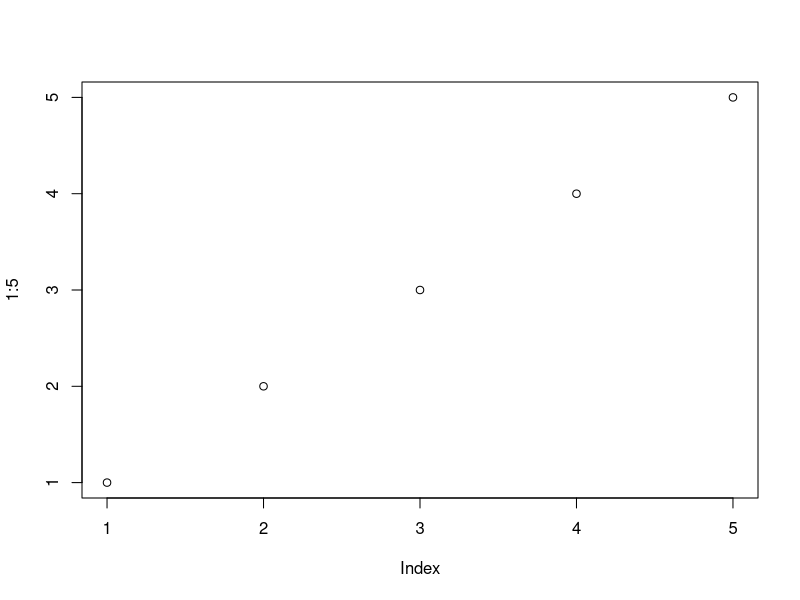
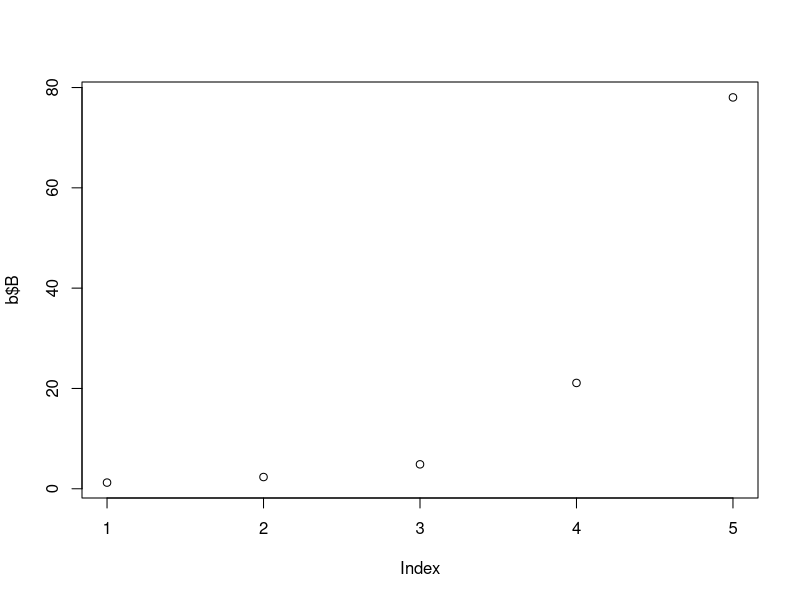
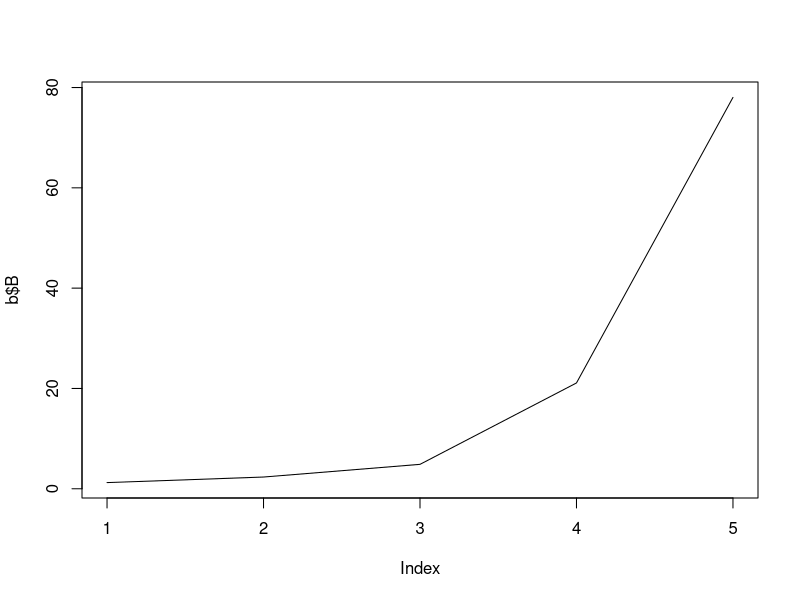
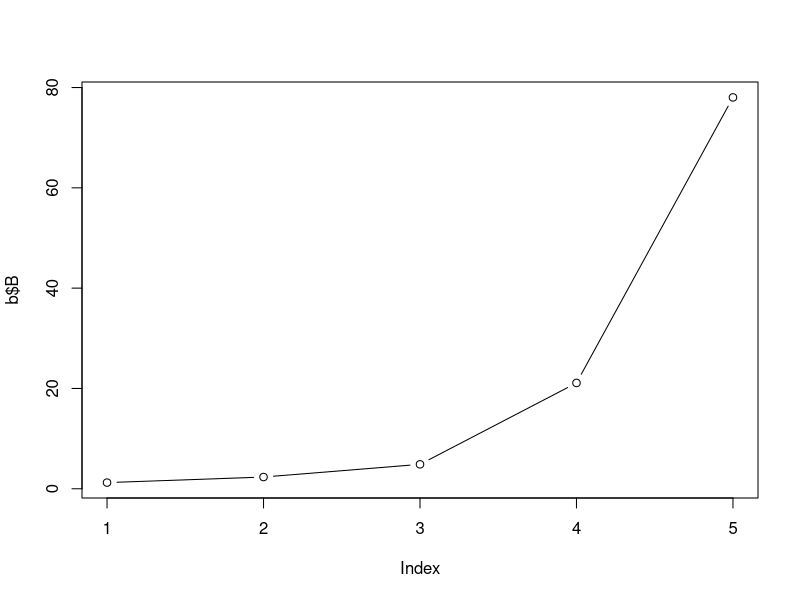
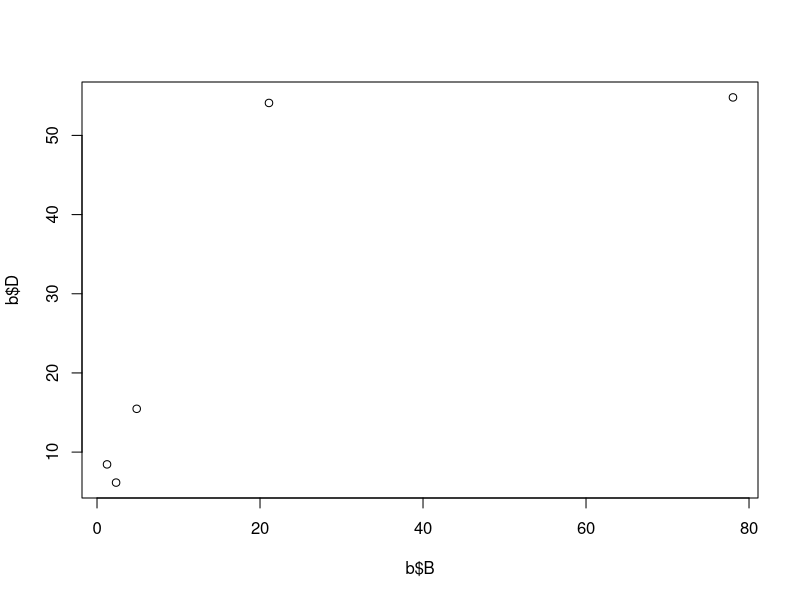
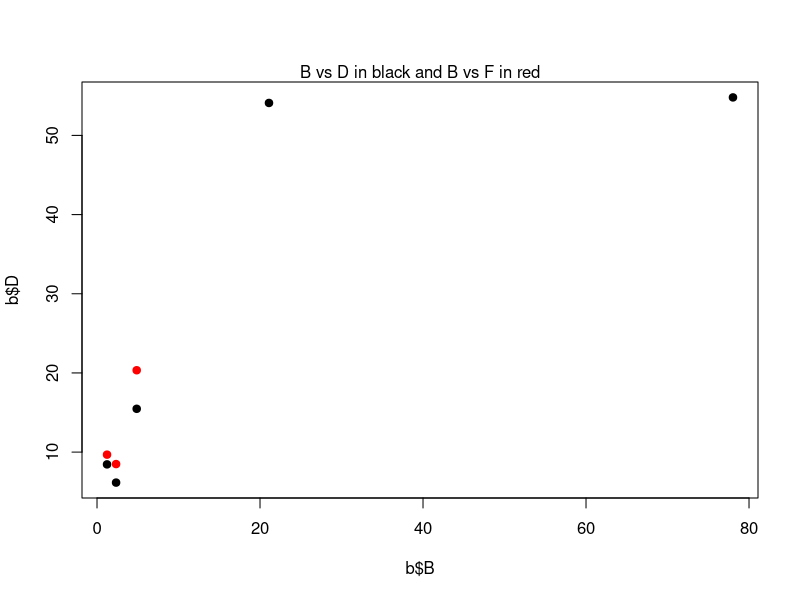
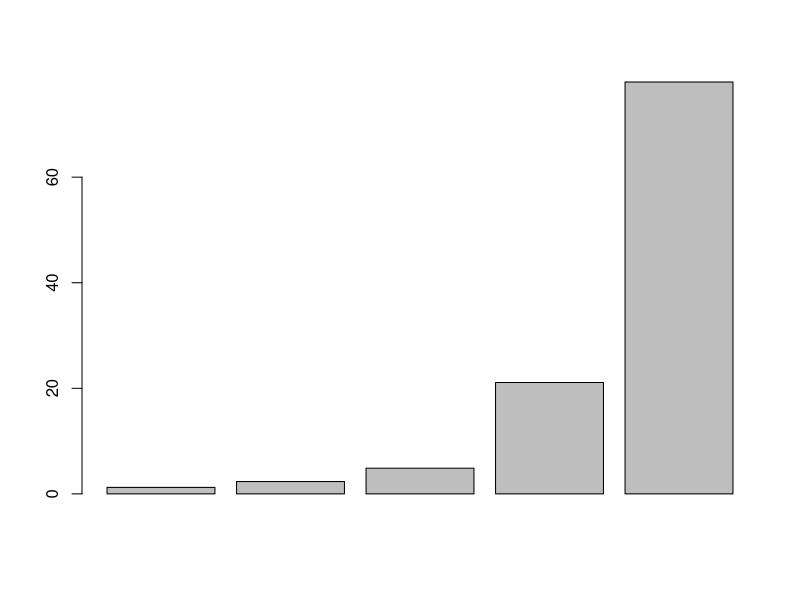
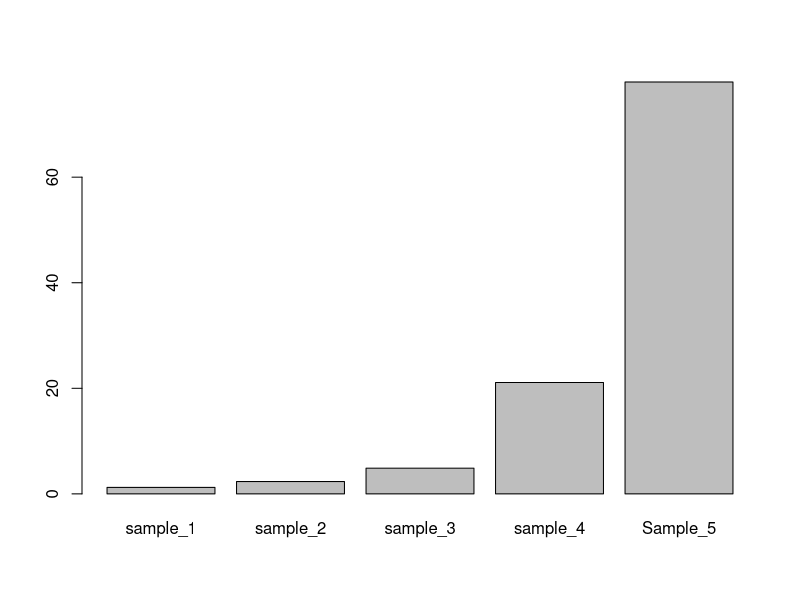

Write the R code that produced these figures, in order. (Note: this script raises an error after producing the figures.)
b<- c(1.23, 2.34, 4.87, 21.1)
as.data.frame(b)
b<- as.data.frame(b)
str(b)
class(b)

# changing rownames & column names
rownames(b)
colnames(b)
rownames(b) <- c("sample_1","sample_2","sample_3","sample_4")
b

colnames(b) <- "B" #to name corrections
colnames=NULL # to delete
remove(colnames)
b

# 
b$B # each of the column can be used to represent by a $ sign
b$B*2 # multiply by 2
sum(b$B)

# adding more data
b$D <- c(8.45,6.15, 15.47, 54.1)
b

b$F <- b$B + b$D # adding more data
b
b$D*100 # adding more data
b$D^2 # adding more data
b
str(b)
class(b)

# different way
G <- c(78.03, 54.8, 98.1, 0.2)
cbind(b,G)
b <- cbind(b,G)
b # to make permanent

# adding extra rows
rbind(b, c(G <- c(78.03, 54.8, 98.1, 0.2)))
b
b <- rbind(b, c(78.03, 54.8, 98.1, 0.2))
b


# adding new columns
rownames(b)[5] <- "Sample_5"
b


# transpose
t(b) # whole data is transposed


# to find number of rows
nrow(b)

# to find number of colums
ncol(b)

# to find both rows and colums
dim(b)

# row means
rowMeans(b)
colMeans(b)
rowSums(b)
summary(b)
summary(c(1,10,100))

# 
mean(b) # this command doesnt works
mean(as.matrix(b))
as.matrix(b)
str(as.matrix(b))
str(b) # to check the difference
class(as.matrix(b))

# dot plot
plot(1:5)
plot(b$B)

# line diangram
plot(b$B, type = "l")
plot(b$B, type = "b")

# scatter plot
plot(b$B, b$D)
plot(b$B, b$D, pch=19)
points(b$B, b$F, col="red", pch=19)

mtext("B vs D in black and B vs F in red")
# barplot
barplot(b$B)
barplot(b$B, names.arg = rownames(b))
barplot(b$B, names.arg = rownames(b), horiz = TRUE, las=2, xlab = "Elapsed time (s)", main = "Time trial")

# Sampling randomly from a distribution
rnorm(1000, mean=10, sd=20)
d <- rnorm(1000, mean=10, sd=20)

# histogram
hist(d)
e <- rmorm(100, mean=10, sd=50)
hist(e)
d
e

# boxplot
boxplot(d)
boxplot(d, e)
boxplot(d,e, names = c("d", "e"), ylab="Elapsed Time(s)", main="Time Trail")

# can be saved as a pdf
pdf("myplots.pdf")
hist(d)
hist(e)
boxplot(d,e)
dev.off() # closing the pdf

# Factors

g<-c("M","M","F","F","M")
g
g<-as.factors(c("M","M","F","F","M"))
str(g)

#
f<-factor(c("early","late","ontime","early","late","ontime","early"),
          levels = c("early", "ontime", "late"), ordered = TRUE)

f
# how data is stored internally
as.character(f)
as.character(f)
as.numeric(f)

# str tells us structure of data
str(f)
